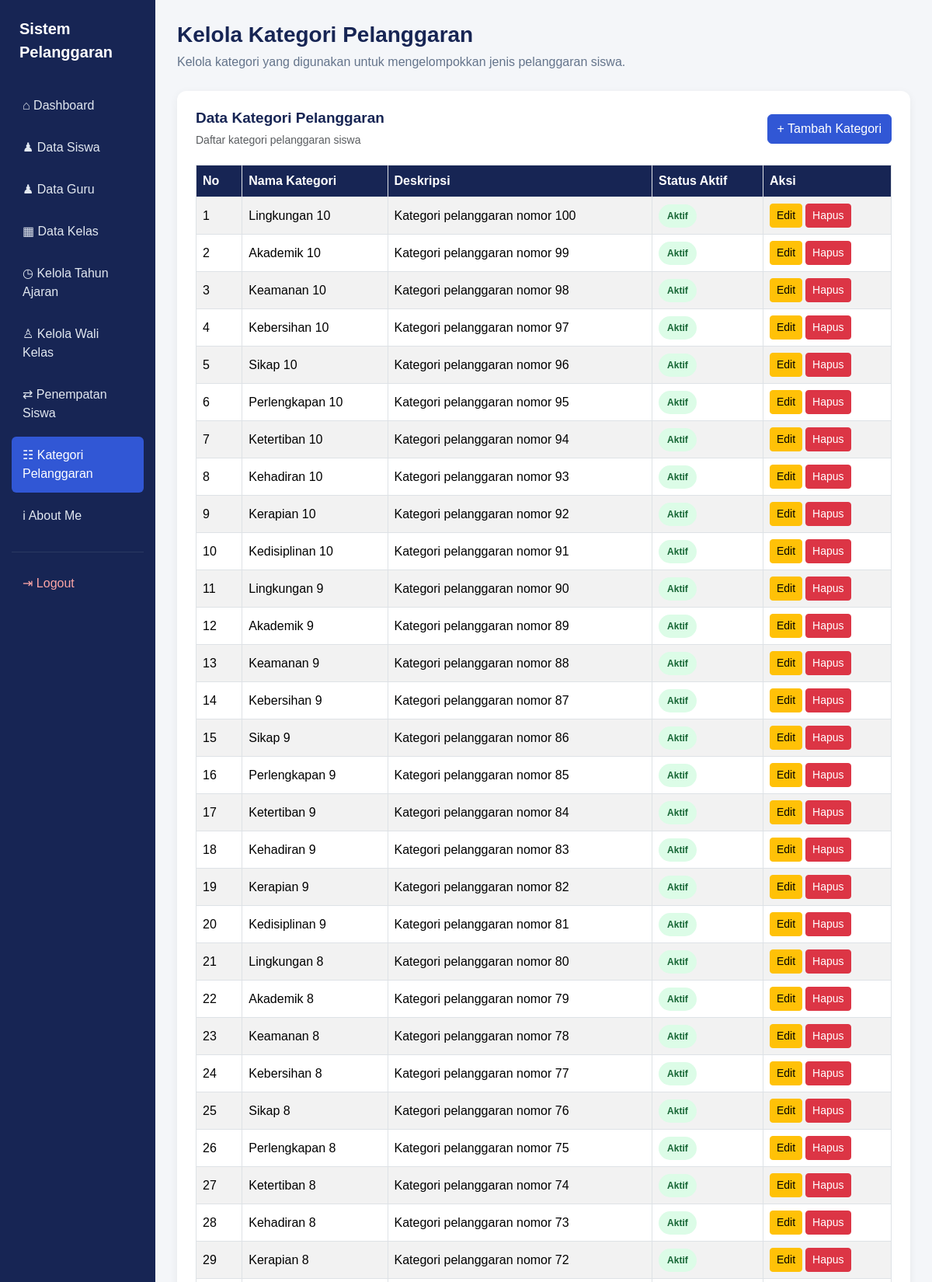
/kelola_kategori_pelanggaran.php (upper part), run on the app's committed database.
### tables this page shows
CREATE TABLE `t_pelanggaran_kategori` (
  `id` int(11) NOT NULL,
  `nama` varchar(100) DEFAULT NULL,
  `deskripsi` text NOT NULL,
  `status_aktif` tinyint(1) NOT NULL,
  `created_at` timestamp NOT NULL DEFAULT current_timestamp(),
  `updated_at` timestamp NOT NULL DEFAULT current_timestamp()
);

### kelola_kategori_pelanggaran.php (the view, shortened to what this page needs)
<?php
$sql = "SELECT * FROM t_pelanggaran_kategori ORDER BY id DESC";
$query = mysqli_query($koneksi, $sql);
function e($nilai)
{
    return htmlspecialchars(
        (string)($nilai ?? ''),
        ENT_QUOTES,
        'UTF-8'
    );
}
?>
<!DOCTYPE html>
<html lang="id">
<head>
    <link href="https://cdn.jsdelivr.net/npm/bootstrap@5.3.8/dist/css/bootstrap.min.css"
          rel="stylesheet">
    <link href="https://cdn.datatables.net/2.3.4/css/dataTables.bootstrap5.min.css"
          rel="stylesheet">
</head>
<body>
<div class="container-fluid">
    <div class="row">
        <aside class="col-md-3 col-lg-2 sidebar">
            <div class="sidebar-title">
                Sistem Pelanggaran
            </div>
            <nav class="nav flex-column">
                <a href="dashboard.php" class="nav-link">
                    ⌂ Dashboard
                </a>
                <a href="kelola_siswa.php" class="nav-link">
                    ♟ Data Siswa
                </a>
                <a href="kelola_guru.php" class="nav-link">
                    ♟ Data Guru
                </a>
                <a href="kelola_kelas.php" class="nav-link">
                    ▦ Data Kelas
                </a>
                <a href="kelola_tahun_ajaran.php" class="nav-link">
                    ◷ Kelola Tahun Ajaran
                </a>
                <a href="kelola_wali_kelas.php" class="nav-link">
                    ♙ Kelola Wali Kelas
                </a>
                <a href="kelola_penempatan_siswa.php" class="nav-link">
                    ⇄ Penempatan Siswa
                </a>
                <a href="kelola_kategori_pelanggaran.php"
                   class="nav-link active">
                    ☷ Kategori Pelanggaran
                </a>
                <a href="tentang_saya.php" class="nav-link">
                    ℹ About Me
                </a>
                <hr>
                <a href="logout.php"
                   class="nav-link logout"
                   onclick="return confirm('Yakin ingin logout?')">
                    ⇥ Logout
                </a>
            </nav>
        </aside>
        <main class="col-md-9 col-lg-10 main-content">
            <h1 class="page-title">
                Kelola Kategori Pelanggaran
            </h1>
            <p class="page-description">
                Kelola kategori yang digunakan untuk mengelompokkan
                jenis pelanggaran siswa.
            </p>
            <div class="content-card">
                <div class="d-flex justify-content-between align-items-center flex-wrap gap-3">
                    <div>
                        <h5 class="section-title">
                            Data Kategori Pelanggaran
                        </h5>
                        <small class="text-muted">
                            Daftar kategori pelanggaran siswa
                        </small>
                    </div>
                    <a href="tambah_kategori_pelanggaran.php"
                       class="btn btn-primary">
                        + Tambah Kategori
                    </a>
                </div>
                <div class="table-responsive">
                    <table id="tabelKategori"
                           class="table table-bordered table-striped table-hover"
                           style="width:100%">
                        <thead>
                            <tr>
                                <th>No</th>
                                <th>Nama Kategori</th>
                                <th>Deskripsi</th>
                                <th>Status Aktif</th>
                                <th>Aksi</th>
                            </tr>
                        </thead>
                        <tbody>
                            <?php
                            $no = 1;
                            while ($data = mysqli_fetch_assoc($query)) :
                            ?>
                                <tr>
                                    <td><?= $no++; ?></td>
                                    <td>
                                        <?= e($data['nama'] ?? '-'); ?>
                                    </td>
                                    <td>
                                        <?= e($data['deskripsi'] ?? '-'); ?>
                                    </td>
                                    <td>
                                        <?php if ((int)($data['status_aktif'] ?? 0) === 1) : ?>
                                            <span class="status-badge status-aktif">
                                                Aktif
                                            </span>
                                        <?php else : ?>
                                            <span class="status-badge status-nonaktif">
                                                Tidak Aktif
                                            </span>
                                        <?php endif; ?>
                                    </td>
                                    <td>
                                        <div class="d-flex gap-1">
                                            <a href="edit_kategori_pelanggaran.php?id=<?= (int)$data['id']; ?>"
                                               class="btn btn-warning btn-sm">
                                                Edit
                                            </a>
                                            <a href="hapus_kategori_pelanggaran.php?id=<?= (int)$data['id']; ?>"
                                               class="btn btn-danger btn-sm"
                                               onclick="return confirm('Yakin ingin menghapus kategori ini?')">
                                                Hapus
                                            </a>
                                        </div>
                                    </td>
                                </tr>
                            <?php endwhile; ?>
                        </tbody>
                    </table>
                </div>
            </div>
        </main>
    </div>
</div>
</body>
</html>

### kelola_kategori_pelanggaran.php (style rules this page uses)
body { margin: 0; background: #f4f6f9; font-family: Arial, sans-serif; color: #1e293b; }
.sidebar { background: #172554; color: white; min-height: 100vh; padding: 22px 15px; }
.sidebar-title { font-size: 20px; font-weight: bold; margin-bottom: 30px; padding: 0 10px; line-height: 1.5; }
.sidebar .nav-link { color: #e2e8f0; padding: 12px 14px; margin-bottom: 6px; border-radius: 6px; transition: 0.2s; }
.sidebar .nav-link.active { background: #3157d5; color: white; }
.sidebar .nav-link.logout { color: #fca5a5; }
.sidebar hr { border-color: #64748b; }
.main-content { padding: 28px; }
.page-title { color: #172554; font-size: 28px; font-weight: bold; margin-bottom: 6px; }
.page-description { color: #64748b; margin-bottom: 25px; }
.content-card { background: white; border-radius: 12px; padding: 24px; box-shadow: 0 3px 12px rgba(0, 0, 0, 0.06); }
.section-title { color: #172554; font-size: 19px; font-weight: bold; margin-bottom: 5px; }
.btn-primary { background: #3157d5; border-color: #3157d5; }
#tabelKategori thead th { background: #172554; color: white; vertical-align: middle; white-space: nowrap; }
#tabelKategori tbody td { vertical-align: middle; }
.table-responsive { margin-top: 20px; }
.status-badge { display: inline-block; padding: 6px 11px; border-radius: 20px; font-size: 12px; font-weight: bold; }
.status-aktif { background: #dcfce7; color: #166534; }

### data on the page
t_pelanggaran_kategori: nama "Lingkungan 10", deskripsi "Kategori pelanggaran nomor 100", status_aktif "Aktif"
t_pelanggaran_kategori: nama "Akademik 10", deskripsi "Kategori pelanggaran nomor 99", status_aktif "Aktif"
t_pelanggaran_kategori: nama "Keamanan 10", deskripsi "Kategori pelanggaran nomor 98", status_aktif "Aktif"
t_pelanggaran_kategori: nama "Kebersihan 10", deskripsi "Kategori pelanggaran nomor 97", status_aktif "Aktif"
t_pelanggaran_kategori: nama "Sikap 10", deskripsi "Kategori pelanggaran nomor 96", status_aktif "Aktif"
t_pelanggaran_kategori: nama "Perlengkapan 10", deskripsi "Kategori pelanggaran nomor 95", status_aktif "Aktif"
t_pelanggaran_kategori: nama "Ketertiban 10", deskripsi "Kategori pelanggaran nomor 94", status_aktif "Aktif"
t_pelanggaran_kategori: nama "Kehadiran 10", deskripsi "Kategori pelanggaran nomor 93", status_aktif "Aktif"
t_pelanggaran_kategori: nama "Kerapian 10", deskripsi "Kategori pelanggaran nomor 92", status_aktif "Aktif"
t_pelanggaran_kategori: nama "Kedisiplinan 10", deskripsi "Kategori pelanggaran nomor 91", status_aktif "Aktif"
t_pelanggaran_kategori: nama "Lingkungan 9", deskripsi "Kategori pelanggaran nomor 90", status_aktif "Aktif"
t_pelanggaran_kategori: nama "Akademik 9", deskripsi "Kategori pelanggaran nomor 89", status_aktif "Aktif"
t_pelanggaran_kategori: nama "Keamanan 9", deskripsi "Kategori pelanggaran nomor 88", status_aktif "Aktif"
t_pelanggaran_kategori: nama "Kebersihan 9", deskripsi "Kategori pelanggaran nomor 87", status_aktif "Aktif"
t_pelanggaran_kategori: nama "Sikap 9", deskripsi "Kategori pelanggaran nomor 86", status_aktif "Aktif"
t_pelanggaran_kategori: nama "Perlengkapan 9", deskripsi "Kategori pelanggaran nomor 85", status_aktif "Aktif"
t_pelanggaran_kategori: nama "Ketertiban 9", deskripsi "Kategori pelanggaran nomor 84", status_aktif "Aktif"
t_pelanggaran_kategori: nama "Kehadiran 9", deskripsi "Kategori pelanggaran nomor 83", status_aktif "Aktif"
t_pelanggaran_kategori: nama "Kerapian 9", deskripsi "Kategori pelanggaran nomor 82", status_aktif "Aktif"
t_pelanggaran_kategori: nama "Kedisiplinan 9", deskripsi "Kategori pelanggaran nomor 81", status_aktif "Aktif"
t_pelanggaran_kategori: nama "Lingkungan 8", deskripsi "Kategori pelanggaran nomor 80", status_aktif "Aktif"
t_pelanggaran_kategori: nama "Akademik 8", deskripsi "Kategori pelanggaran nomor 79", status_aktif "Aktif"
t_pelanggaran_kategori: nama "Keamanan 8", deskripsi "Kategori pelanggaran nomor 78", status_aktif "Aktif"
t_pelanggaran_kategori: nama "Kebersihan 8", deskripsi "Kategori pelanggaran nomor 77", status_aktif "Aktif"
t_pelanggaran_kategori: nama "Sikap 8", deskripsi "Kategori pelanggaran nomor 76", status_aktif "Aktif"
t_pelanggaran_kategori: nama "Perlengkapan 8", deskripsi "Kategori pelanggaran nomor 75", status_aktif "Aktif"
t_pelanggaran_kategori: nama "Ketertiban 8", deskripsi "Kategori pelanggaran nomor 74", status_aktif "Aktif"
t_pelanggaran_kategori: nama "Kehadiran 8", deskripsi "Kategori pelanggaran nomor 73", status_aktif "Aktif"
t_pelanggaran_kategori: nama "Kerapian 8", deskripsi "Kategori pelanggaran nomor 72", status_aktif "Aktif"
